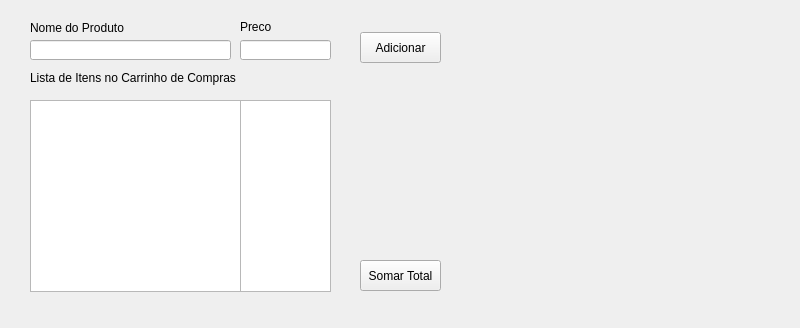
<?xml version="1.0" encoding="UTF-8"?>
<ui version="4.0">
 <class>MainWindow</class>
 <widget class="QMainWindow" name="MainWindow">
  <property name="geometry">
   <rect>
    <x>0</x>
    <y>0</y>
    <width>800</width>
    <height>328</height>
   </rect>
  </property>
  <property name="windowTitle">
   <string>Controle de Compras</string>
  </property>
  <widget class="QWidget" name="centralwidget">
   <widget class="QLabel" name="label">
    <property name="geometry">
     <rect>
      <x>30</x>
      <y>20</y>
      <width>111</width>
      <height>16</height>
     </rect>
    </property>
    <property name="text">
     <string>Nome do Produto</string>
    </property>
   </widget>
   <widget class="QLabel" name="label_2">
    <property name="geometry">
     <rect>
      <x>240</x>
      <y>20</y>
      <width>47</width>
      <height>13</height>
     </rect>
    </property>
    <property name="text">
     <string>Preco</string>
    </property>
   </widget>
   <widget class="QLineEdit" name="edtProduto">
    <property name="geometry">
     <rect>
      <x>30</x>
      <y>40</y>
      <width>201</width>
      <height>20</height>
     </rect>
    </property>
   </widget>
   <widget class="QLineEdit" name="edtPreco">
    <property name="geometry">
     <rect>
      <x>240</x>
      <y>40</y>
      <width>91</width>
      <height>20</height>
     </rect>
    </property>
   </widget>
   <widget class="QLabel" name="label_3">
    <property name="geometry">
     <rect>
      <x>30</x>
      <y>70</y>
      <width>241</width>
      <height>16</height>
     </rect>
    </property>
    <property name="text">
     <string>Lista de Itens no Carrinho de Compras</string>
    </property>
   </widget>
   <widget class="QListWidget" name="lstItens">
    <property name="geometry">
     <rect>
      <x>30</x>
      <y>100</y>
      <width>211</width>
      <height>192</height>
     </rect>
    </property>
   </widget>
   <widget class="QListWidget" name="lstPrecos">
    <property name="geometry">
     <rect>
      <x>240</x>
      <y>100</y>
      <width>91</width>
      <height>192</height>
     </rect>
    </property>
   </widget>
   <widget class="QPushButton" name="btnAdicionar">
    <property name="geometry">
     <rect>
      <x>360</x>
      <y>32</y>
      <width>81</width>
      <height>31</height>
     </rect>
    </property>
    <property name="text">
     <string>Adicionar</string>
    </property>
   </widget>
   <widget class="QPushButton" name="btnSoma">
    <property name="geometry">
     <rect>
      <x>360</x>
      <y>260</y>
      <width>81</width>
      <height>31</height>
     </rect>
    </property>
    <property name="text">
     <string>Somar Total</string>
    </property>
   </widget>
   <widget class="QLabel" name="label_4">
    <property name="geometry">
     <rect>
      <x>470</x>
      <y>30</y>
      <width>301</width>
      <height>261</height>
     </rect>
    </property>
    <property name="text">
     <string/>
    </property>
    <property name="pixmap">
     <pixmap>cliente.jpg</pixmap>
    </property>
    <property name="scaledContents">
     <bool>true</bool>
    </property>
   </widget>
  </widget>
 </widget>
 <resources/>
 <connections/>
</ui>
